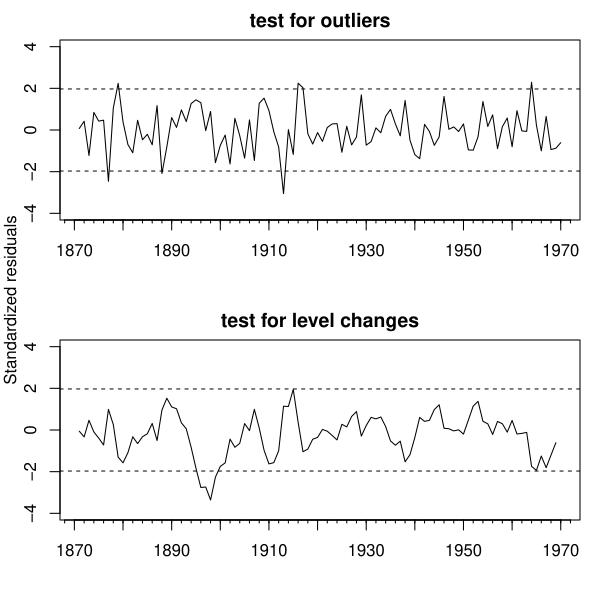

This figure's R source:
###################################################
### code chunk number 14: Cs11_plotresids
###################################################
par(mfrow = c(2, 1), mar = c(4, 3, 2, 1))
x <- seq(tsp(Nile)[1], tsp(Nile)[2], tsp(Nile)[3])
plot(x, resids.2[1, ], ylab = "", xlab = "", type = "l", ylim = c(-4, 4), xaxp = c(1870, 1970, 10))
minor.tick(nx = 10, ny = 0, tick.ratio = .3)
abline(h = c(1.97, -1.97), lty = 2)
title("test for outliers")

plot(x, resids.2[2, ], ylab = "", xlab = "", type = "l", ylim = c(-4, 4), xaxp = c(1870, 1970, 10))
minor.tick(nx = 10, ny = 0, tick.ratio = .3)
abline(h = c(1.97, -1.97), lty = 2)
title("test for level changes")
mtext("Standardized residuals", side = 2, outer = TRUE, line = -1)
